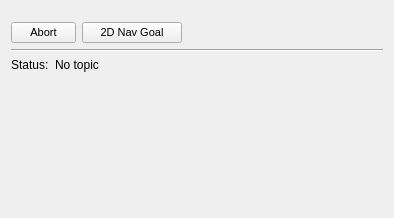
<?xml version="1.0" encoding="UTF-8"?>
<ui version="4.0">
 <class>nav2_config</class>
 <widget class="QWidget" name="nav2_config">
  <property name="geometry">
   <rect>
    <x>0</x>
    <y>0</y>
    <width>394</width>
    <height>218</height>
   </rect>
  </property>
  <property name="windowTitle">
   <string>Form</string>
  </property>
  <property name="styleSheet">
   <string notr="true"/>
  </property>
  <layout class="QVBoxLayout" name="verticalLayout">
   <item>
    <layout class="QHBoxLayout" name="horizontalLayout_1">
     <property name="topMargin">
      <number>11</number>
     </property>
     <item>
      <widget class="QPushButton" name="pushButtonAbort">
       <property name="minimumSize">
        <size>
         <width>65</width>
         <height>0</height>
        </size>
       </property>
       <property name="maximumSize">
        <size>
         <width>65</width>
         <height>16777215</height>
        </size>
       </property>
       <property name="font">
        <font>
         <pointsize>8</pointsize>
        </font>
       </property>
       <property name="toolTip">
        <string>&lt;html&gt;&lt;head/&gt;&lt;body&gt;&lt;p&gt;Abort [2D Nav Goal] execution&lt;/p&gt;&lt;/body&gt;&lt;/html&gt;</string>
       </property>
       <property name="text">
        <string>Abort</string>
       </property>
       <property name="icon">
        <iconset resource="../../mapviz/src/resources/icons.qrc">
         <normaloff>:/images/remove-icon-th.png</normaloff>:/images/remove-icon-th.png</iconset>
       </property>
      </widget>
     </item>
     <item>
      <widget class="QPushButton" name="pushButtonGoalPose">
       <property name="minimumSize">
        <size>
         <width>100</width>
         <height>0</height>
        </size>
       </property>
       <property name="maximumSize">
        <size>
         <width>100</width>
         <height>16777215</height>
        </size>
       </property>
       <property name="font">
        <font>
         <pointsize>8</pointsize>
        </font>
       </property>
       <property name="toolTip">
        <string>&lt;html&gt;&lt;head/&gt;&lt;body&gt;&lt;p&gt;Send a goal to [nav2] action server&lt;/p&gt;&lt;/body&gt;&lt;/html&gt;</string>
       </property>
       <property name="text">
        <string>2D Nav Goal</string>
       </property>
       <property name="icon">
        <iconset resource="../../mapviz/src/resources/icons.qrc">
         <normaloff>:/images/green-arrow.png</normaloff>:/images/green-arrow.png</iconset>
       </property>
       <property name="checkable">
        <bool>true</bool>
       </property>
      </widget>
     </item>
     <item>
      <spacer name="horizontalSpacer">
       <property name="orientation">
        <enum>Qt::Horizontal</enum>
       </property>
       <property name="sizeHint" stdset="0">
        <size>
         <width>40</width>
         <height>20</height>
        </size>
       </property>
      </spacer>
     </item>
    </layout>
   </item>
   <item>
    <widget class="Line" name="line">
     <property name="orientation">
      <enum>Qt::Horizontal</enum>
     </property>
    </widget>
   </item>
   <item>
    <layout class="QHBoxLayout" name="horizontalLayout_2" stretch="0,1">
     <item>
      <widget class="QLabel" name="label_status">
       <property name="font">
        <font/>
       </property>
       <property name="text">
        <string>Status:</string>
       </property>
      </widget>
     </item>
     <item>
      <widget class="QLabel" name="status">
       <property name="font">
        <font/>
       </property>
       <property name="styleSheet">
        <string notr="true"/>
       </property>
       <property name="text">
        <string>No topic</string>
       </property>
       <property name="wordWrap">
        <bool>true</bool>
       </property>
      </widget>
     </item>
    </layout>
   </item>
   <item>
    <spacer name="verticalSpacer">
     <property name="orientation">
      <enum>Qt::Vertical</enum>
     </property>
     <property name="sizeHint" stdset="0">
      <size>
       <width>20</width>
       <height>40</height>
      </size>
     </property>
    </spacer>
   </item>
  </layout>
 </widget>
 <resources>
  <include location="../../mapviz/src/resources/icons.qrc"/>
 </resources>
 <connections/>
 <slots>
  <slot>SelectColor()</slot>
  <slot>SelectTopic()</slot>
  <slot>TopicEdited()</slot>
  <slot>PositionToleranceChanged(double)</slot>
  <slot>AngleToleranceChanged(double)</slot>
 </slots>
</ui>
